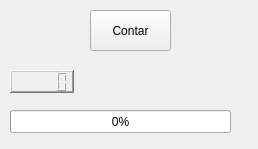
<?xml version="1.0" encoding="UTF-8"?>
<ui version="4.0">
 <class>MainWindow</class>
 <widget class="QMainWindow" name="MainWindow">
  <property name="geometry">
   <rect>
    <x>0</x>
    <y>0</y>
    <width>258</width>
    <height>149</height>
   </rect>
  </property>
  <property name="windowTitle">
   <string>Threads</string>
  </property>
  <widget class="QWidget" name="centralwidget">
   <widget class="QPushButton" name="pushButton">
    <property name="geometry">
     <rect>
      <x>90</x>
      <y>10</y>
      <width>81</width>
      <height>41</height>
     </rect>
    </property>
    <property name="text">
     <string>Contar</string>
    </property>
   </widget>
   <widget class="QLCDNumber" name="lcdNumber">
    <property name="geometry">
     <rect>
      <x>10</x>
      <y>70</y>
      <width>64</width>
      <height>23</height>
     </rect>
    </property>
    <property name="frameShape">
     <enum>QFrame::WinPanel</enum>
    </property>
   </widget>
   <widget class="QProgressBar" name="progressBar">
    <property name="geometry">
     <rect>
      <x>10</x>
      <y>110</y>
      <width>221</width>
      <height>23</height>
     </rect>
    </property>
    <property name="value">
     <number>0</number>
    </property>
   </widget>
  </widget>
 </widget>
 <resources/>
 <connections/>
</ui>
